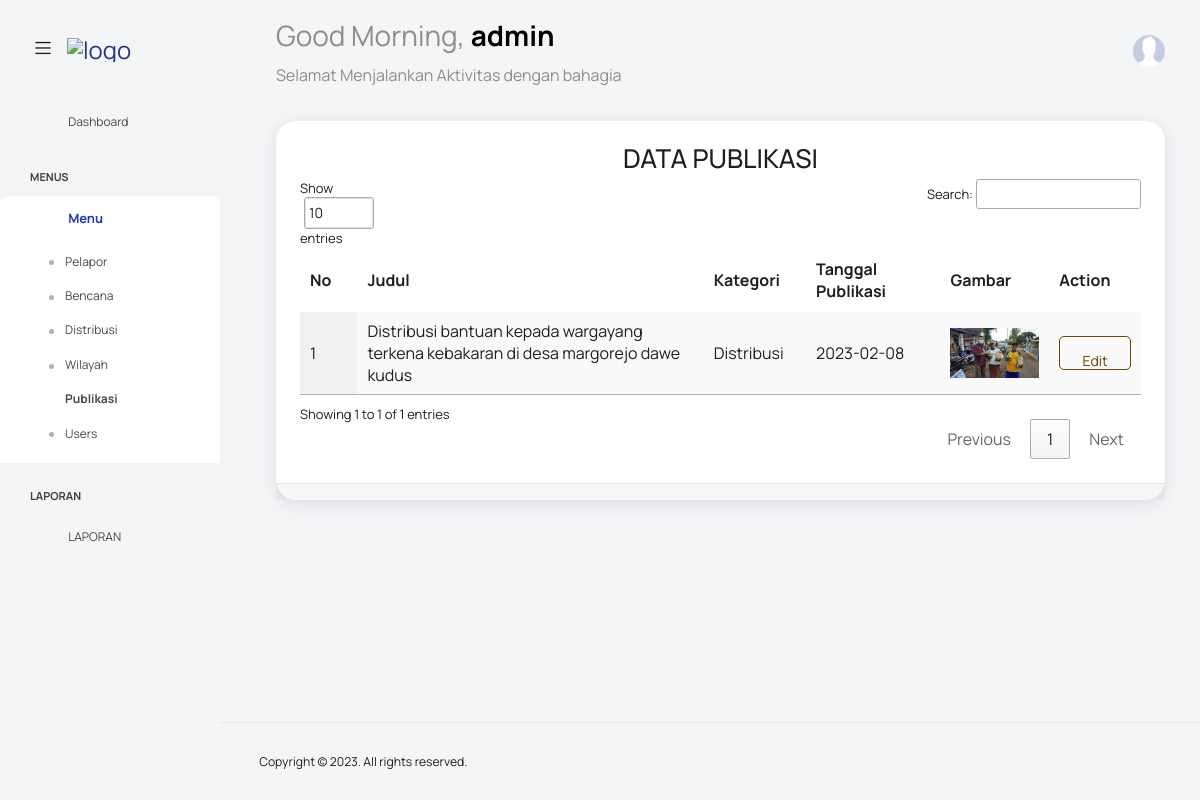
The page /?publikasi=publikasi (signed in) on the database its author committed.
### tables this page shows
CREATE TABLE `publikasi` (
  `id_publikasi` int(11) NOT NULL,
  `id_distribusi` int(11) DEFAULT NULL,
  `judul` varchar(255) DEFAULT NULL,
  `kutipan` varchar(255) DEFAULT NULL,
  `kategori` varchar(100) DEFAULT NULL,
  `isi` text DEFAULT NULL,
  `gambar` text DEFAULT NULL,
  `created_at` timestamp NULL DEFAULT NULL,
  `updated_at` timestamp NULL DEFAULT current_timestamp(),
  `tanggal_publikasi` date DEFAULT NULL
);

### config/config.php (called while the page is built, shortened)
<?php
class Config {
    public function UrlWeb(){
        $url = "http://localhost/pengaduan-bpbd";
        return $url;
    }
    public function TemplateAdmin($page){
        $url = $this->UrlWeb();
        include "views/partials/_header.php";
        include "views/partials/_navbar.php";
        include "views/partials/_sidebar.php";
        include $page;
        include "views/partials/_footer.php";
    }
}

### function.php (called while the page is built, shortened)
<?php
function Querybanyak($query){
    $mysqli = new mysqli("localhost","root","","pengaduan-bpbd");
    return $mysqli->query($query);
}

### views/publikasi/publikasi.php (the view, shortened to what this page needs)
<div class="main-panel">
  <div class="content-wrapper">
    <div class="row">
      <div class="col-lg-12 grid-margin stretch-card">
        <div class="card">
          <div class="card-body">
            <div class="row">
              <div class="col-lg-12 text-center">
                <h2>DATA PUBLIKASI</h2>
              </div>
            </div>
            <div class="table-responsive">
              <table id="myTable" class=" display">
                <thead>
                  <tr>
                    <th>
                      No
                    </th>
                    <th>
                      Judul
                    </th>
                    <th>
                      Kategori
                    </th>
                    <th>
                      Tanggal Publikasi
                    </th>
                    <th>
                      Gambar
                    </th>
                    <th>
                      Action
                    </th>
                  </tr>
                </thead>
                <tbody>
                  <?php
                  $no = 1;
                  $publikasis = Querybanyak("SELECT * FROM publikasi ORDER BY id_publikasi DESC");
                  foreach ($publikasis as $publikasi) {
                  ?>
                    <tr>
                      <td class="py-1">
                        <?= $no++; ?>
                      </td>
                      <td>
                        <?= $publikasi['judul']; ?>
                      </td>
                      <td>
                        <?= $publikasi['kategori']; ?>
                      </td>
                      <td>
                        <?= $publikasi['tanggal_publikasi']; ?>
                      </td>
                      <td>
                        <img class="img" height="50" src="<?= $url ?>/gambar/publikasi/<?= $publikasi['gambar'] ?>" alt="">
                      </td>
                      <td>
                        <a href="<?= $url ?>/?publikasi=edit&id=<?= $publikasi['id_publikasi']; ?>" class="btn btn-lg btn-outline-warning btn-icon-text">
                          <i class="ti-pencil-alt"></i>
                          Edit
                        </a>
                      </td>
                    </tr>
                  <?php
                  }
                  ?>
                </tbody>
              </table>
            </div>
          </div>
          <div class="card-footer">
          </div>
        </div>
      </div>
    </div>
  </div>

### rows shown on the page
publikasi: judul "Distribusi bantuan kepada wargayang terkena kebakaran di desa margorejo dawe kudus", kategori "Distribusi", tanggal_publikasi "2023-02-08", gambar (picture)

### other values the page prints
$_SESSION['username'] "admin"
